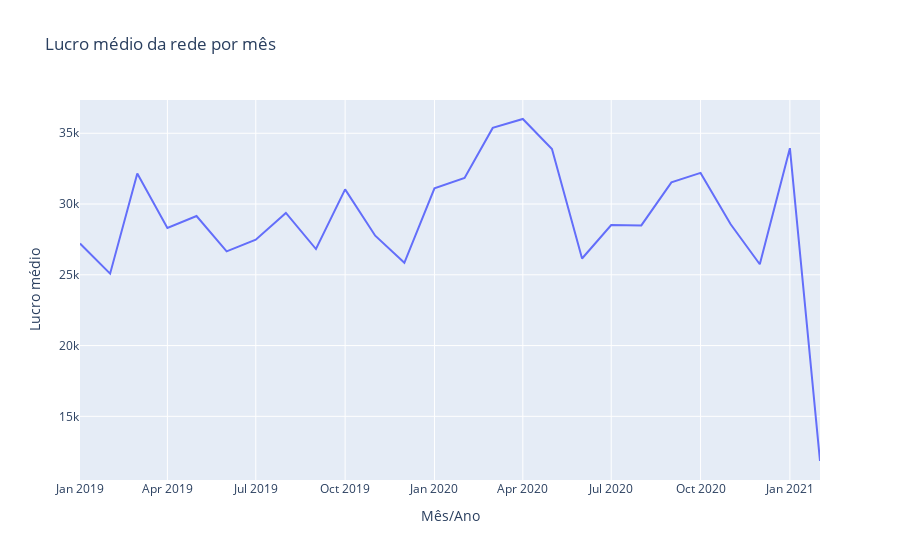

Here is the notebook cell this chart was saved with:
### Code cell
#Lucro por mês e ano
lucro_por=mesclado_transactional[['Lab Id', 'Date of service','Testing Cost_x','Testing Cost_y']].copy()
lucro_por['lucro']=lucro_por['Testing Cost_x'] - lucro_por['Testing Cost_y']
#lucro_por


lucro_data_por_lab = lucro_por.groupby(['Lab Id', 'Date of service']).agg(lucro_sum=('lucro', 'sum')).reset_index()
#Lambda para transformar datetime em mês e ano
lucro_data_por_lab['Date of service']=lucro_data_por_lab['Date of service'].apply(lambda x: x.__format__('%Y-%m'))
lucro_data = lucro_data_por_lab.groupby(['Date of service']).agg(lucro_sum_sum=('lucro_sum', 'sum')).reset_index()

#Lucro por mes cada lab
lucro_data_por_lab = lucro_data_por_lab.groupby(['Lab Id', 'Date of service']).agg(lucro_sum_sum=('lucro_sum', 'sum')).reset_index()
#Média lucro por mes
lucro_data_por_lab = lucro_data_por_lab.groupby(['Date of service']).agg(lucro_sum_sum_mean=('lucro_sum_sum', 'mean')).reset_index()

import plotly.express as px
fig2 = px.line(lucro_data_por_lab.sort_values(by=['Date of service'], ascending=[True]), x='Date of service', y='lucro_sum_sum_mean', title='Lucro médio da rede por mês')
fig2.update_xaxes(title_text='Mês/Ano')
fig2.update_yaxes(title_text='Lucro médio')
fig2

### Figure 1 — Plotly figure (JSON) as saved in the notebook; plotly's stock layout.template omitted (floating-point values rounded to 4 significant figures)
{"data": [{"hovertemplate": "Date of service=%{x}<br>lucro_sum_sum_mean=%{y}<extra></extra>", "legendgroup": "", "line": {"color": "#636efa", "dash": "solid"}, "marker": {"symbol": "circle"}, "mode": "lines", "name": "", "orientation": "v", "showlegend": false, "type": "scatter", "x": ["2019-01", "2019-02", "2019-03", "2019-04", "2019-05", "2019-06", "2019-07", "2019-08", "2019-09", "2019-10", "2019-11", "2019-12", "2020-01", "2020-02", "2020-03", "2020-04", "2020-05", "2020-06", "2020-07", "2020-08", "2020-09", "2020-10", "2020-11", "2020-12", "2021-01", "2021-02"], "xaxis": "x", "y": [27210.0, 25080.0, 32160.0, 28310.0, 29150.0, 26660.0, 27480.0, 29370.0, 26820.0, 31030.0, 27760.0, 25850.0, 31100.0, 31840.0, 35380.0, 36010.0, 33890.0, 26150.0, 28510.0, 28490.0, 31530.0, 32200.0, 28570.0, 25750.0, 33950.0, 11840.0], "yaxis": "y"}], "layout": {"autosize": true, "legend": {"tracegroupgap": 0}, "title": {"text": "Lucro médio da rede por mês"}, "xaxis": {"anchor": "y", "autorange": true, "domain": [0, 1], "range": ["2019-01-01", "2021-02-01"], "title": {"text": "Mês/Ano"}, "type": "date"}, "yaxis": {"anchor": "x", "autorange": true, "domain": [0, 1], "range": [10500.0, 37350.0], "title": {"text": "Lucro médio"}, "type": "linear"}}}
